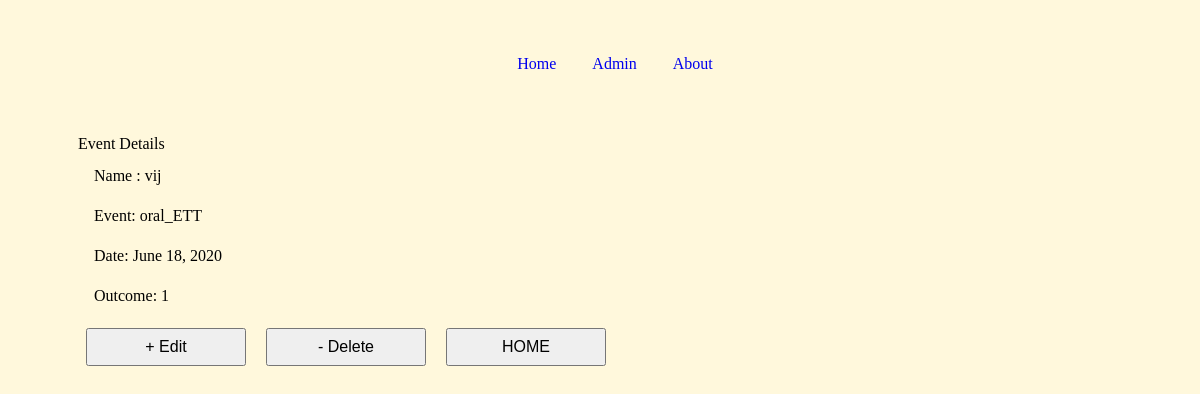
The app's page /event/6 with its own data.
### user_cusum/models.py (models this page shows, shortened)
class Event(models.Model):
  event_user = models.ForeignKey(get_user_model(), on_delete = models.CASCADE)
  event_name = models.TextField('Select name of event', max_length=10, choices=PROCEDURES)
  event_date = models.DateField('Enter date of event', default=django.utils.timezone.now)
  event_outcome = models.IntegerField('Select outcome',choices=OUTCOMES)

### user_cusum/views.py (the view)
# urls.py: path("event/<int:pk>", EventDetailView.as_view(), name = 'event_detail'),
class EventDetailView(DetailView):
  template_name = 'event_detail.html'
  model = Event

### templates/event_detail.html
{% extends 'base.html' %}
{%block content %}
  <h3> Event Details </h3>
  <ul>
    <li> Name : {{event.event_user}}</li>
    <li>Event: {{event.event_name}}</li>
    <li>Date: {{event.event_date}}</li>
    <li>Outcome: {{event.event_outcome}}</li>
  </ul>
  <a href="{% url 'event_update' event.pk%}"><button>+ Edit</button></a>
  <a href="{% url 'event_delete' event.pk%}"><button>- Delete</button></a>
  <a href="/"><button>HOME
  </button></a>
{% endblock content %}

### static/css/base.css (style rules this page uses)
* { font-size: 1rem; margin:0.5rem; padding: 0.5rem; }
body { background-color: cornsilk; font-family: Cambria, Cochin, Georgia, Times, 'Times New Roman', serif; margin-left: 30px; padding: 20px; }
a { text-decoration: none; }
ul>li, p { font-size: 1rem; margin:0.5rem; padding: 0.5rem; }
input, button { font-size: 1rem; width: 10rem; margin:0.5rem; }

### records on screen
Event: event_user "vij", event_name "oral_ETT", event_date "June 18, 2020", event_outcome "1"
